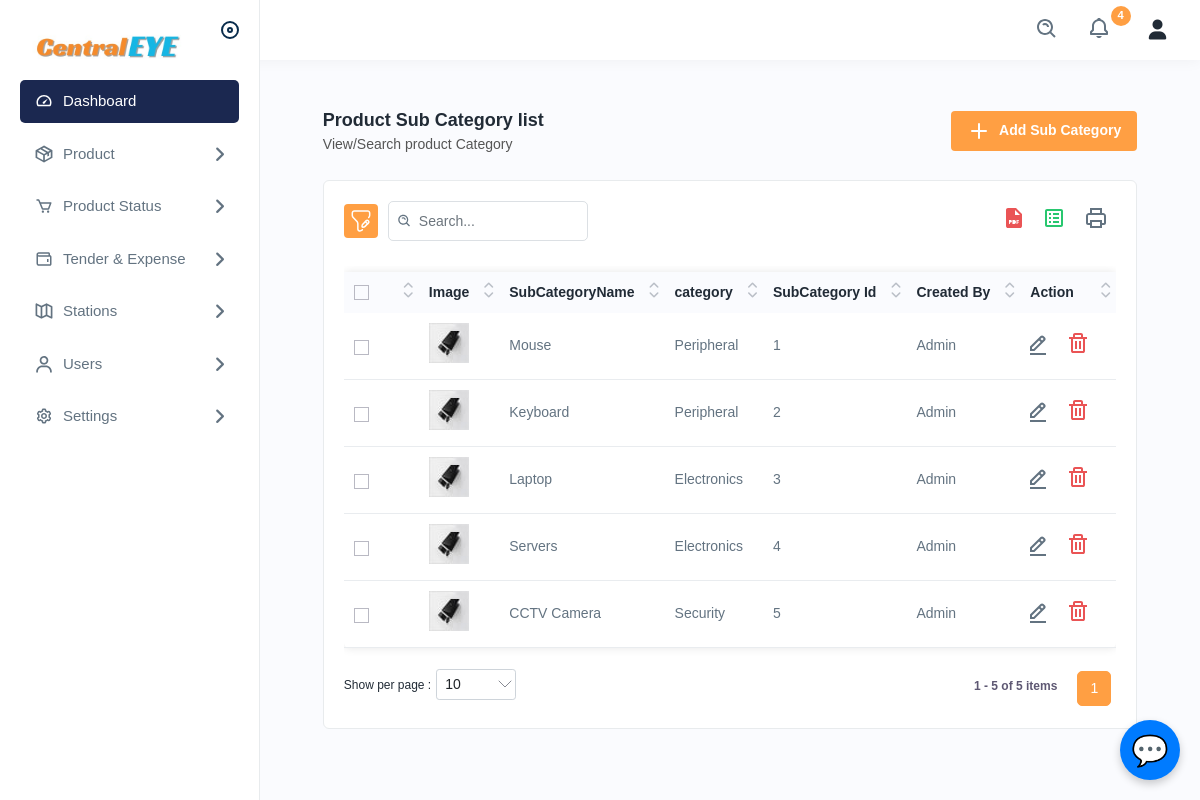
The page /subcategorylist on the database as committed earlier.
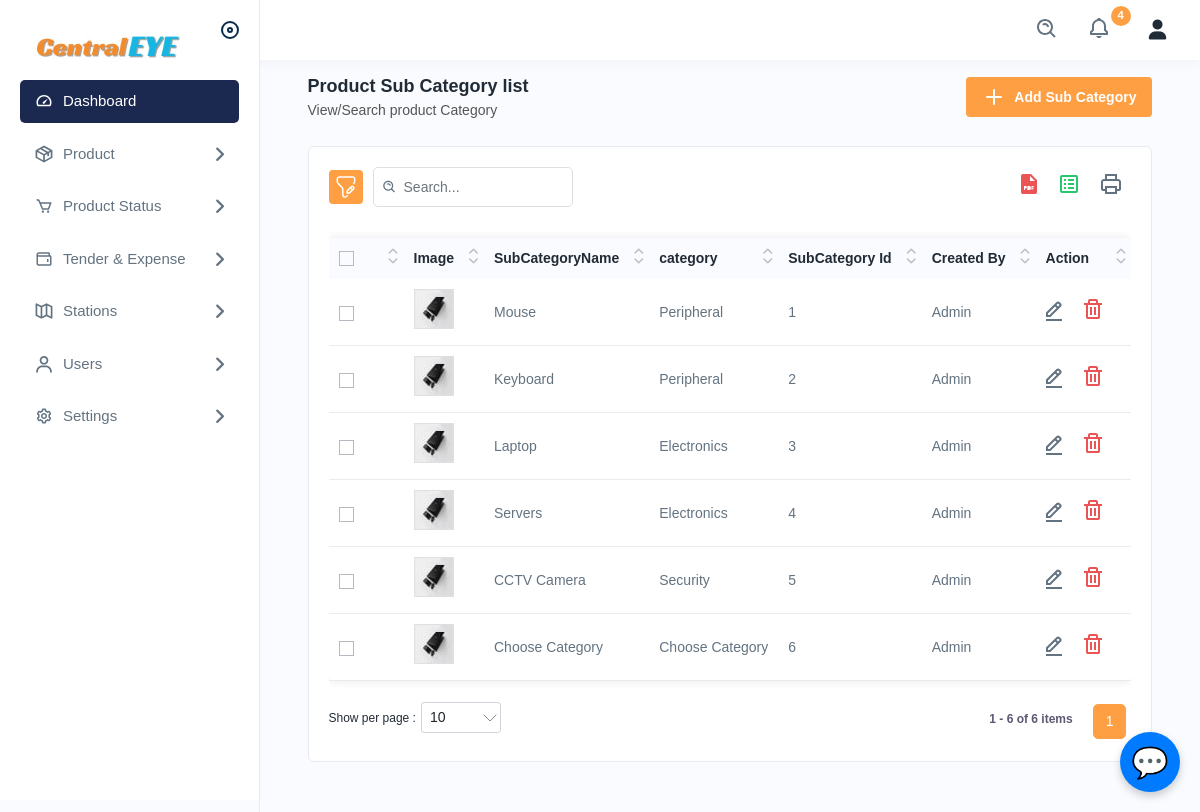
The same page on the database as committed later.
### app/models.py (models this page shows, shortened)
class AssetSubCategory(models.Model):
    sub_category_id = models.IntegerField(primary_key=True)
    category = models.ForeignKey(
        AssetCategory, null=True, blank=True, on_delete=models.SET_NULL)
    sub_category_name = models.CharField(max_length=255)
    sub_category_image = models.ImageField(null=True, blank=True)
    def __str__(self):
        return self.sub_category_name

class AssetCategory(models.Model):
    category_id = models.IntegerField(primary_key=True)
    category_name = models.CharField(max_length=255)

### app/views.py (the view)
# urls.py: path('subcategorylist', views.subcategorylist, name='subcategorylist'),
def subcategorylist(request):
    subcatList = AssetSubCategory.objects.all()
    print(subcatList)
    return render(request, 'subcategorylist.html', context={'subcategories': subcatList})
    return render(request, 'subcategorylist.html')

### templates/subcategorylist.html (shortened to what the changed rows need)
{% extends 'navbar.html' %}
{% load static %}
{% block body %}
<div class="main-wrapper">
    <div class="page-wrapper">
        <div class="content">
            <div class="card">
                <div class="card-body">
                    <div class="table-top">
                        <div class="search-set">
                        </div>
                        <div class="wordset">
                        </div>
                    </div>
                    <div class="table-responsive">
                        <table class="table  datanew">
                            <thead>
                                <tr>
                                    <th>
                                        <label class="checkboxs">
                                            <span class="checkmarks"></span>
                                        </label>
                                    </th>
                                    <th>Image</th>
                                    <th>SubCategoryName</th>
                                    <th>category</th>
                                    <th>SubCategory Id</th>
                                    <th>Created By</th>
                                    <th>Action</th>
                                </tr>
                            </thead>
                            <tbody>
                                {% for i in subcategories %}
                                <tr>
                                    <td>
                                        <label class="checkboxs">
                                            <span class="checkmarks"></span>
                                        </label>
                                    </td>
                                    <td>
                                        <a class="product-img">
                                            <img src="{% static 'assets/img/product/product1.jpg' %}" alt="product">
                                        </a>
                                    </td>
                                    <td>{{i.sub_category_name}}</td>
                                    <td>{{i.category.category_name}}</td>
                                    <td>{{i.sub_category_id}}</td>
                                    <td>Admin</td>
                                    <td>
                                        <a class="me-3" href="{% url 'editsubcategory' %}">
                                            <img src="{% static 'assets/img/icons/edit.svg' %}" alt="img">
                                        </a>
                                        <a class="me-3" href="/deletesubcategory/{{i.sub_category_id}}">
                                            <img src="{% static 'assets/img/icons/delete.svg' %}" alt="img">
                                        </a>
                                    </td>
                                </tr>
                                {% endfor %}
                            </tbody>
                        </table>
                    </div>
                </div>
            </div>
        </div>
    </div>
</div>
{% endblock %}

Rows that differ between the two databases and show on the page:
added AssetSubCategory: sub_category_name "Choose Category", category.category_name "Choose Category", sub_category_id "6"
Other text that changed with them:
text written by a page script: "1 1 - 5 of 5 items" → "1 1 - 6 of 6 items"
